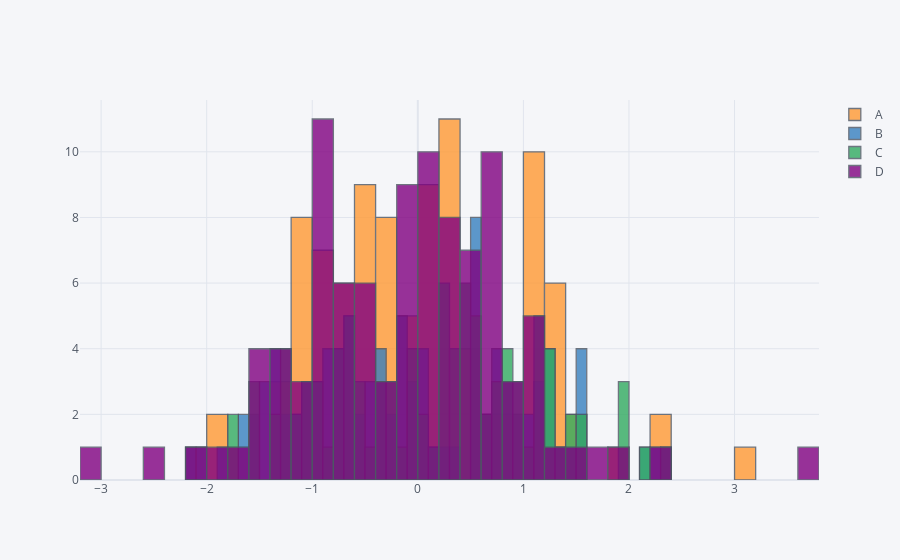

Here is the notebook cell this chart was saved with:
### Code cell
df.iplot(kind='hist', bins= 50)
